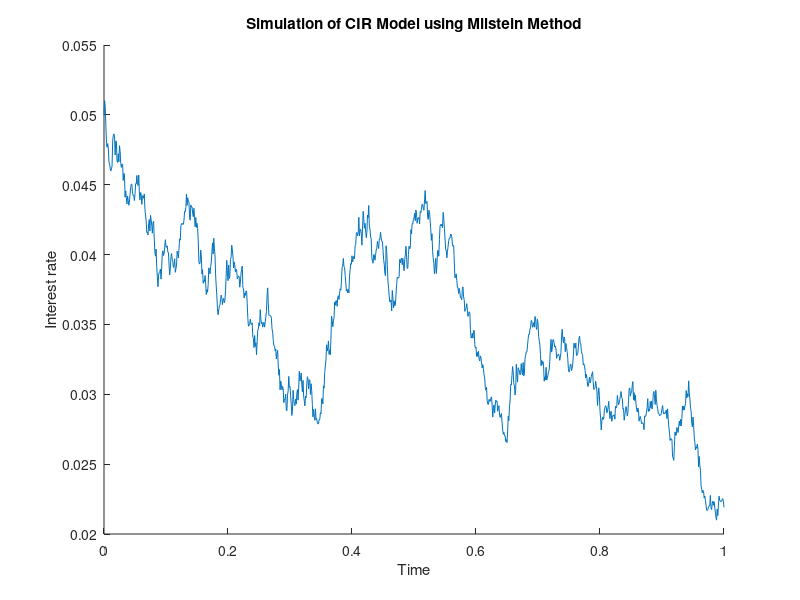

Write the MATLAB code that produced this figure.
%cox ingersoll ross model
kappa = 0.5;  % speed of mean reversion
theta = 0.04; % long-term average interest rate
sigma = 0.1;  % volatility of interest rate
r0 = 0.05;    % initial interest rate
T = 1;        % time horizon
N = 1000;     % number of time steps

dt = T/N;          % time step
t = linspace(0, T, N+1); % time grid

r = zeros(1, N+1); % interest rate process
r(1) = r0;         % initial interest rate

for i = 1:N
    dW = sqrt(dt)*randn(); % Wiener process increment
    dR = kappa*(theta - r(i))*dt + sigma*sqrt(r(i))*dW + 0.25*sigma^2*(dW^2 - dt); % CIR model increment
    r(i+1) = r(i) + dR;    % update interest rate
end
hold on
plot(t, r)
hold off
xlabel('Time')
ylabel('Interest rate')
title('Simulation of CIR Model using Milstein Method')